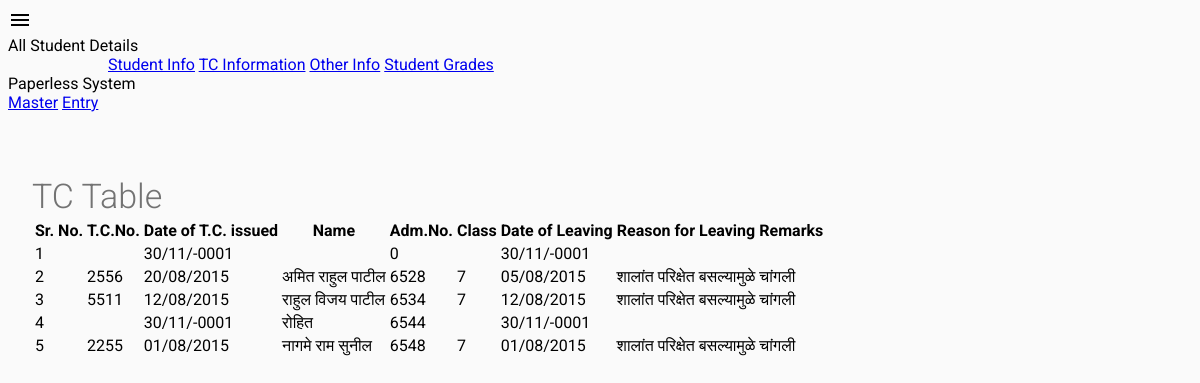
The page /tc_info_display.php on the database its author committed.
### tables this page shows
CREATE TABLE IF NOT EXISTS `master` (
  `reg_no` int(11) NOT NULL,
  `student_name` varchar(300) DEFAULT NULL,
  `mother_name` varchar(300) DEFAULT NULL,
  `gender` varchar(40) DEFAULT NULL,
  `Mother_tongue` varchar(100) DEFAULT NULL,
  `birthdate` date NOT NULL,
  `age` int(11) DEFAULT NULL,
  `nationality` varchar(100) DEFAULT NULL,
  `religion` varchar(100) DEFAULT NULL,
  `caste` varchar(100) DEFAULT NULL,
  `sub_caste` varchar(100) DEFAULT NULL,
  `category` varchar(40) DEFAULT NULL,
  `father_name` varchar(300) DEFAULT NULL,
  `father_occupation` varchar(100) DEFAULT NULL,
  `annual_income` varchar(100) DEFAULT NULL,
  `birth_place` varchar(100) DEFAULT NULL,
  `district` varchar(100) DEFAULT NULL,
  `state` varchar(100) DEFAULT NULL,
  `prev_class` varchar(100) DEFAULT NULL,
  `prev_school_name` varchar(255) DEFAULT NULL,
  `admission_date` date NOT NULL,
  `admission_class` varchar(100) DEFAULT NULL,
  `prev_mark_sheet` varchar(100) DEFAULT NULL,
  `prev_tc` varchar(100) DEFAULT NULL,
  `nadar_fee` varchar(100) DEFAULT NULL,
  `permanent_address` varchar(100) DEFAULT NULL,
  `medium` varchar(100) DEFAULT NULL,
  `school_leaving_class` varchar(40) DEFAULT NULL,
  `school_leaving_date` date NOT NULL,
  `student_progress` varchar(100) DEFAULT NULL,
  `behaviour` varchar(100) DEFAULT NULL,
  `school_leaving_reason` varchar(100) DEFAULT NULL,
  `tc_no` varchar(40) DEFAULT NULL,
  `tc_date` date NOT NULL,
  `tc_remark` varchar(255) DEFAULT NULL,
  `aadhar_no` varchar(255) DEFAULT NULL,
  `bank_account_no` varchar(255) DEFAULT NULL,
  `bank_branch` varchar(255) DEFAULT NULL,
  `bank_branch_code` varchar(255) DEFAULT NULL,
  `lic_id_no` varchar(255) DEFAULT NULL,
  `minority_details` varchar(255) DEFAULT NULL,
  `admitted_division` varchar(100) DEFAULT NULL,
  `student_name1` varchar(100) DEFAULT NULL,
  `current_class` varchar(100) DEFAULT NULL,
  `current_class_entry_date` date NOT NULL,
  `status` varchar(100) DEFAULT NULL,
  `contact_no` varchar(100) DEFAULT NULL,
  `fee_concession` varchar(100) DEFAULT NULL,
  `admission_month` varchar(100) DEFAULT NULL,
  `admission_year` varchar(100) DEFAULT NULL,
  `handicapped` varchar(100) DEFAULT NULL,
  `scholarship` varchar(100) DEFAULT NULL,
  `exam_seat_no` varchar(100) DEFAULT NULL,
  `10_percentage` varchar(100) DEFAULT NULL,
  `9_percentage` varchar(100) DEFAULT NULL,
  `8_grade` varchar(100) DEFAULT NULL,
  `7_grade` varchar(100) DEFAULT NULL,
  `6_grade` varchar(100) DEFAULT NULL,
  `5_grade` varchar(100) DEFAULT NULL,
  `4_grade` varchar(100) DEFAULT NULL,
  `3_grade` varchar(100) DEFAULT NULL,
  `2_grade` varchar(100) DEFAULT NULL,
  `1_grade` varchar(100) DEFAULT NULL,
  `student_img_url` varchar(100) DEFAULT NULL,
  `tc_pdf_url` varchar(100) DEFAULT NULL
);

### tc_info_display.php (the view, shortened to what this page needs)
<!DOCTYPE html>
<html lang="en">
  <head>
 <link rel="stylesheet" href="https://storage.googleapis.com/code.getmdl.io/1.0.2/material.blue-pink.min.css" />
    <link rel="stylesheet" href="css/master.css">
  </head>
  <body>
              <div class="mdl-layout mdl-js-layout mdl-layout--fixed-header">
                <header class="mdl-layout__header">
                  <div class="mdl-layout__header-row">
                    <span class="mdl-layout-title">All Student Details</span>
                  </div>
              <div class="tabs mdl-js-ripple-effect">
                  <a href="master.php" class="mdl-layout__tab">Student Info</a>
                  <a href="tc_info_display.php" class="mdl-layout__tab is-active">TC Information</a>
                  <a href="other_info_display.php" class="mdl-layout__tab">Other Info</a>
                  <a href="student_grade_display.php" class="mdl-layout__tab">Student Grades</a>
                </div>
                </header>
              <div class="mdl-layout__drawer">
                <span class="mdl-layout-title">Paperless System</span>
                  <nav class="mdl-navigation">
                    <a class="mdl-navigation__link" href="master.php">Master</a>
                    <a class="mdl-navigation__link" href="index.php">Entry</a>
                  </nav>
              </div>
                 <main class="mdl-layout__content">
                    <div class="" id="masterTableBlock">
                         <h2 id="form_header">TC Table</h2>
                      <table class="mdl-data-table mdl-js-data-table mdl-shadow--2dp" id="table1">
                        <thead>
                                <tr>
                                  <th>Sr. No.</th>
                                  <th>T.C.No.</th>
                                  <th>Date of T.C. issued</th>
                                  <th class="mdl-data-table__cell--non-numeric">Name</th>
                                  <th>Adm.No.</th>
                                  <th>Class</th>
                                  <th>Date of Leaving</th>
                                  <th class="mdl-data-table__cell--non-numeric">Reason for Leaving</th>
                                  <th class="mdl-data-table__cell--non-numeric">Remarks</th>
                                </tr>
                        </thead>
                        <tbody>
        <?php
 include("connection.php");
        mysqli_query ($con,"set character_set_results='utf8'");
        $query = mysqli_query($con,"SELECT * FROM master") or die(mysql_error());
        $sr_no=1;
        while($row=mysqli_fetch_array($query))
        {
          $tc_no=$row['tc_no'];
          $date_issued=$row['tc_date'];
          $name=$row['student_name'];
          $adm_no=$row['reg_no'];
          $class=$row['school_leaving_class'];
          $reason=$row['school_leaving_reason'];
          $remark=$row['tc_remark'];
          $date_leaving=$row['school_leaving_date'];
          $date_issued1 = strtotime($date_issued);
          $date_issued2=date('d/m/Y',$date_issued1);
          $date_leaving1= strtotime($date_leaving);
          $date_leaving2=date('d/m/Y',$date_leaving1);
          echo "<tr>";
          echo "<td>$sr_no</td>";
          echo "<td>$tc_no</td>";
          echo "<td>$date_issued2</td>";
          echo "<td class='mdl-data-table__cell--non-numeric'>$name</td>";
          echo "<td>$adm_no</td>";
          echo "<td>$class</td>";
          echo "<td>$date_leaving2</td>";
          echo "<td class='mdl-data-table__cell--non-numeric'>$reason</td>";
          echo "<td class='mdl-data-table__cell--non-numeric'>$remark</td>";
          echo "</tr>";
           $sr_no++;
        }
        ?>
                        </tbody>
                      </table>
                    </div>
                  </main>
            </div>
  </body>
</html>

### css/master.css (style rules this page uses)
body { background-color: #FAFAFA; font-family: Roboto, sans-serif; position: relative; }
.mdl-layout__content { overflow: scroll; }
#masterTableBlock { display: inline-block; margin: 48px 16px; }
#form_header { font-size: 24px; color: rgba(0, 0, 0, 0.54); margin: 0; padding: 16px 0px 2px; font-weight: 300; }
#table1 { width: 100%; }
@media (min-width: 992px) { #masterTableBlock { margin: 48px 24px; } }
@media (min-width: 992px) { #form_header { font-size: 34px; } }
@media (min-width: 992px) { .tabs { padding-left: 100px; } }

### rows shown on the page
master: tc_date "30/11/-0001", reg_no "0", school_leaving_date "30/11/-0001"
master: tc_no "2556", tc_date "20/08/2015", student_name "अमित राहुल पाटील", reg_no "6528", school_leaving_class "7", school_leaving_date "05/08/2015", school_leaving_reason "शालांत परिक्षेत बसल्यामुळे", tc_remark "चांगली"
master: tc_no "5511", tc_date "12/08/2015", student_name "राहुल विजय पाटील", reg_no "6534", school_leaving_class "7", school_leaving_date "12/08/2015", school_leaving_reason "शालांत परिक्षेत बसल्यामुळे", tc_remark "चांगली"
master: tc_date "30/11/-0001", student_name "रोहित", reg_no "6544", school_leaving_date "30/11/-0001"
master: tc_no "2255", tc_date "01/08/2015", student_name "नागमे राम सुनील", reg_no "6548", school_leaving_class "7", school_leaving_date "01/08/2015", school_leaving_reason "शालांत परिक्षेत बसल्यामुळे", tc_remark "चांगली"
